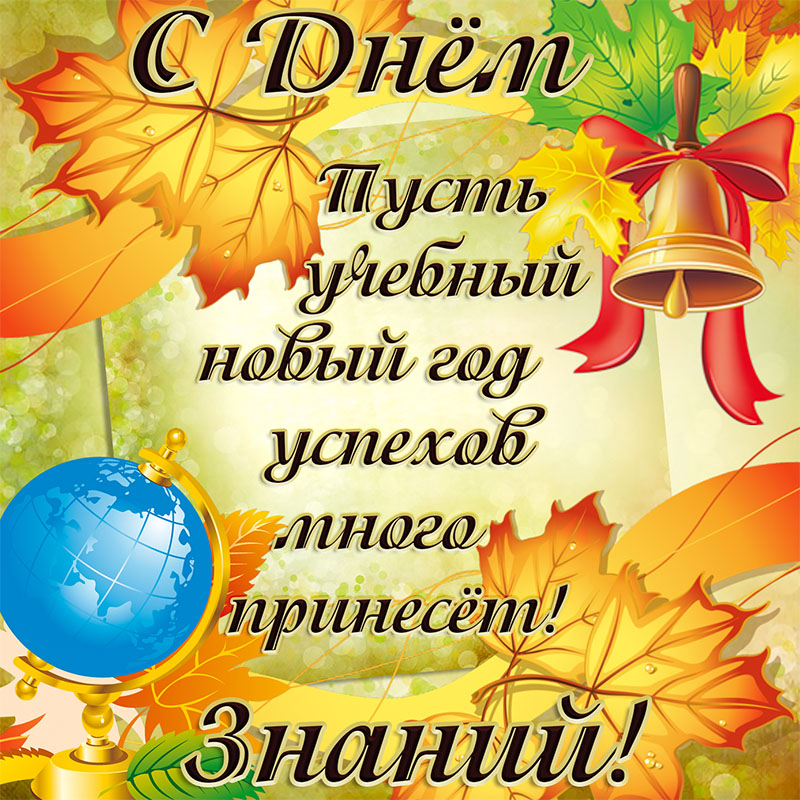
#> input picture laborator8/1september.jpg, 800 x 800 px
$ python lab8_1.py
#> lines starting #> are read from the running program, lines starting #| are printed output that depends on the picture
from PIL import Image


name = input()
#> the answer given: 1september.jpg
image = Image.open(name)
#> image is the input picture: PIL image 800x800 RGB; mean R, G, B 199, 174.4, 97.1
image_crop = image.crop((100, 150, 400, 900))
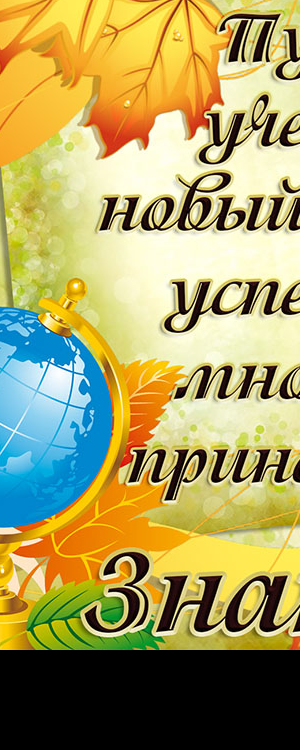
#> image_crop: PIL image 300x750 RGB; mean R, G, B 167.1, 157.7, 96.6
image_crop.save(name + name)
